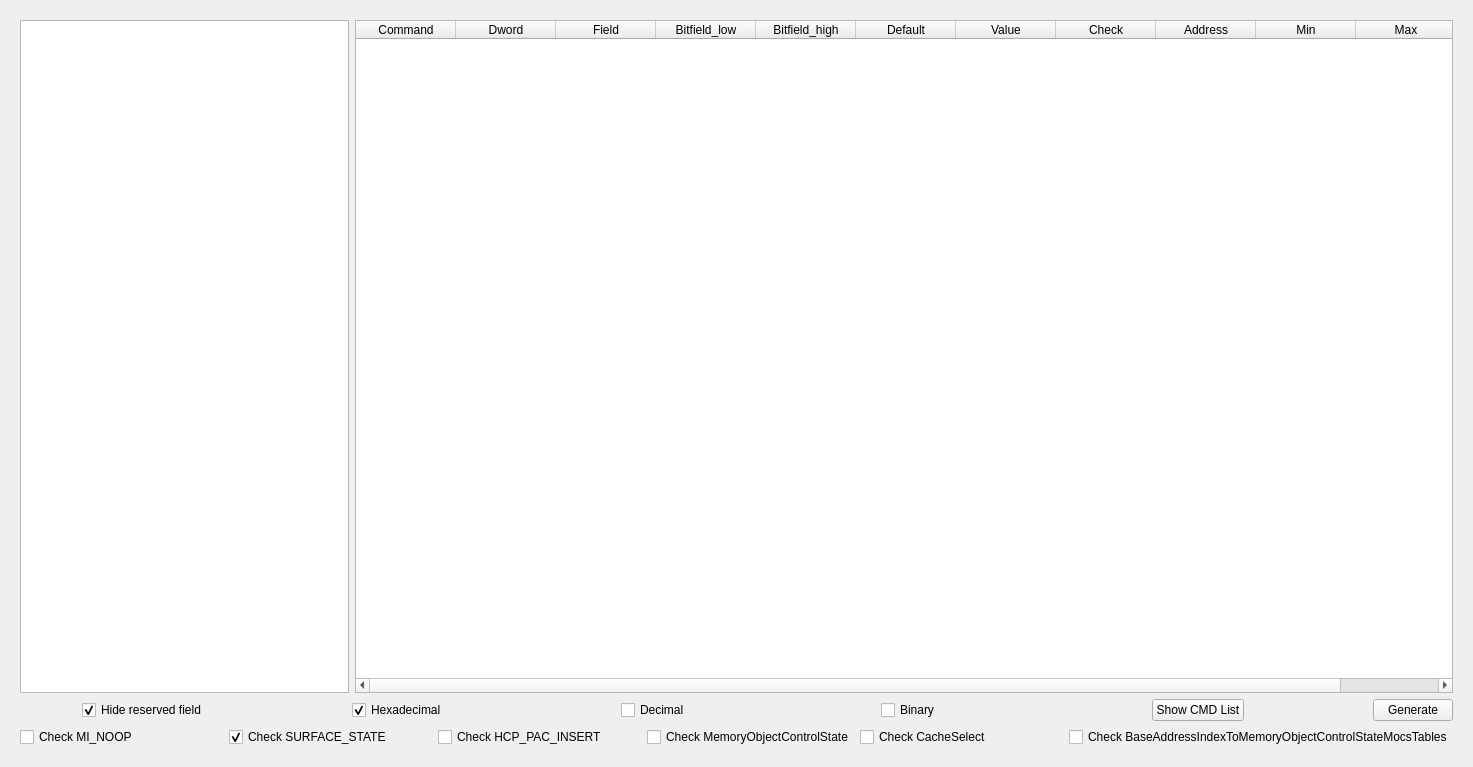
<?xml version="1.0" encoding="UTF-8"?>
<ui version="4.0">
 <class>FormCommandInfo</class>
 <widget class="QWidget" name="FormCommandInfo">
  <property name="geometry">
   <rect>
    <x>0</x>
    <y>0</y>
    <width>1463</width>
    <height>767</height>
   </rect>
  </property>
  <property name="acceptDrops">
   <bool>false</bool>
  </property>
  <property name="windowTitle">
   <string>Form</string>
  </property>
  <layout class="QGridLayout" name="gridLayout_2">
   <item row="0" column="0">
    <widget class="QStackedWidget" name="stackedWidget">
     <property name="currentIndex">
      <number>0</number>
     </property>
     <widget class="QWidget" name="All">
      <property name="sizePolicy">
       <sizepolicy hsizetype="Expanding" vsizetype="Expanding">
        <horstretch>0</horstretch>
        <verstretch>0</verstretch>
       </sizepolicy>
      </property>
      <layout class="QGridLayout" name="gridLayout">
       <item row="0" column="0">
        <layout class="QVBoxLayout" name="verticalLayout">
         <item>
          <layout class="QHBoxLayout" name="horizontalLayout_3" stretch="3,10">
           <item>
            <widget class="QTreeWidget" name="treeWidgetCmd">
             <property name="headerHidden">
              <bool>true</bool>
             </property>
             <column>
              <property name="text">
               <string notr="true">1</string>
              </property>
             </column>
            </widget>
           </item>
           <item>
            <widget class="QTableWidget" name="tableWidgetCmd">
             <property name="sizeAdjustPolicy">
              <enum>QAbstractScrollArea::AdjustToContents</enum>
             </property>
             <attribute name="horizontalHeaderCascadingSectionResizes">
              <bool>true</bool>
             </attribute>
             <attribute name="verticalHeaderCascadingSectionResizes">
              <bool>true</bool>
             </attribute>
             <column>
              <property name="text">
               <string>Command</string>
              </property>
             </column>
             <column>
              <property name="text">
               <string>Dword</string>
              </property>
             </column>
             <column>
              <property name="text">
               <string>Field</string>
              </property>
             </column>
             <column>
              <property name="text">
               <string>Bitfield_low</string>
              </property>
             </column>
             <column>
              <property name="text">
               <string>Bitfield_high</string>
              </property>
             </column>
             <column>
              <property name="text">
               <string>Default</string>
              </property>
             </column>
             <column>
              <property name="text">
               <string>Value</string>
              </property>
             </column>
             <column>
              <property name="text">
               <string>Check</string>
              </property>
             </column>
             <column>
              <property name="text">
               <string>Address</string>
              </property>
             </column>
             <column>
              <property name="text">
               <string>Min</string>
              </property>
             </column>
             <column>
              <property name="text">
               <string>Max</string>
              </property>
             </column>
            </widget>
           </item>
          </layout>
         </item>
         <item>
          <layout class="QHBoxLayout" name="horizontalLayout_2" stretch="5,1,1">
           <item>
            <layout class="QHBoxLayout" name="horizontalLayout">
             <item alignment="Qt::AlignHCenter">
              <widget class="QCheckBox" name="checkBoxReserved">
               <property name="text">
                <string>Hide reserved field</string>
               </property>
               <property name="checked">
                <bool>true</bool>
               </property>
              </widget>
             </item>
             <item alignment="Qt::AlignHCenter">
              <widget class="QCheckBox" name="checkBoxHex">
               <property name="text">
                <string>Hexadecimal</string>
               </property>
               <property name="checked">
                <bool>true</bool>
               </property>
              </widget>
             </item>
             <item alignment="Qt::AlignHCenter">
              <widget class="QCheckBox" name="checkBoxDec">
               <property name="text">
                <string>Decimal</string>
               </property>
              </widget>
             </item>
             <item alignment="Qt::AlignHCenter">
              <widget class="QCheckBox" name="checkBoxBinary">
               <property name="text">
                <string>Binary</string>
               </property>
              </widget>
             </item>
            </layout>
           </item>
           <item alignment="Qt::AlignRight">
            <widget class="QPushButton" name="pushButtonSCL">
             <property name="text">
              <string>Show CMD List</string>
             </property>
            </widget>
           </item>
           <item alignment="Qt::AlignRight">
            <widget class="QPushButton" name="pushButtonGen">
             <property name="text">
              <string>Generate</string>
             </property>
            </widget>
           </item>
          </layout>
         </item>
        </layout>
       </item>
       <item row="1" column="0">
        <layout class="QHBoxLayout" name="horizontalLayout_6">
         <item>
          <widget class="QCheckBox" name="checkBox_mi_noop">
           <property name="text">
            <string>Check MI_NOOP</string>
           </property>
          </widget>
         </item>
         <item>
          <widget class="QCheckBox" name="checkBox_surface_state">
           <property name="text">
            <string>Check SURFACE_STATE</string>
           </property>
           <property name="checked">
            <bool>true</bool>
           </property>
          </widget>
         </item>
         <item>
          <widget class="QCheckBox" name="checkBox_hcp_pac_insert">
           <property name="text">
            <string>Check HCP_PAC_INSERT</string>
           </property>
          </widget>
         </item>
         <item>
          <widget class="QCheckBox" name="checkBox_memoryobject">
           <property name="text">
            <string>Check MemoryObjectControlState</string>
           </property>
          </widget>
         </item>
         <item>
          <widget class="QCheckBox" name="checkBox_cacheselect">
           <property name="text">
            <string>Check CacheSelect</string>
           </property>
          </widget>
         </item>
         <item>
          <widget class="QCheckBox" name="checkBox_baseaddress">
           <property name="text">
            <string>Check BaseAddressIndexToMemoryObjectControlStateMocsTables</string>
           </property>
          </widget>
         </item>
        </layout>
       </item>
      </layout>
     </widget>
     <widget class="QWidget" name="cmdlist">
      <property name="sizePolicy">
       <sizepolicy hsizetype="Expanding" vsizetype="Expanding">
        <horstretch>0</horstretch>
        <verstretch>0</verstretch>
       </sizepolicy>
      </property>
      <property name="minimumSize">
       <size>
        <width>1451</width>
        <height>0</height>
       </size>
      </property>
      <layout class="QGridLayout" name="gridLayout_4">
       <item row="0" column="0">
        <layout class="QVBoxLayout" name="verticalLayout_3">
         <item>
          <layout class="QHBoxLayout" name="horizontalLayout_5" stretch="3,10">
           <item>
            <widget class="QTreeView" name="treeView"/>
           </item>
           <item>
            <widget class="QTableWidget" name="tableWidgetCmdlist">
             <property name="maximumSize">
              <size>
               <width>2751</width>
               <height>3691</height>
              </size>
             </property>
             <property name="sizeAdjustPolicy">
              <enum>QAbstractScrollArea::AdjustToContents</enum>
             </property>
             <attribute name="horizontalHeaderCascadingSectionResizes">
              <bool>true</bool>
             </attribute>
             <attribute name="verticalHeaderCascadingSectionResizes">
              <bool>true</bool>
             </attribute>
             <column>
              <property name="text">
               <string>Command</string>
              </property>
             </column>
             <column>
              <property name="text">
               <string>Class</string>
              </property>
             </column>
             <column>
              <property name="text">
               <string>HitCount</string>
              </property>
             </column>
             <column>
              <property name="text">
               <string>Error</string>
              </property>
             </column>
            </widget>
           </item>
          </layout>
         </item>
         <item>
          <layout class="QHBoxLayout" name="horizontalLayout_4">
           <item>
            <widget class="QPushButton" name="pushButtonSU">
             <property name="text">
              <string>Save Changes &amp;&amp; Update</string>
             </property>
            </widget>
           </item>
           <item>
            <widget class="QPushButton" name="pushButtonSA">
             <property name="text">
              <string>Show All</string>
             </property>
            </widget>
           </item>
          </layout>
         </item>
        </layout>
       </item>
      </layout>
     </widget>
     <widget class="QWidget" name="page_5">
      <property name="acceptDrops">
       <bool>true</bool>
      </property>
     </widget>
    </widget>
   </item>
  </layout>
 </widget>
 <resources/>
 <connections/>
</ui>
